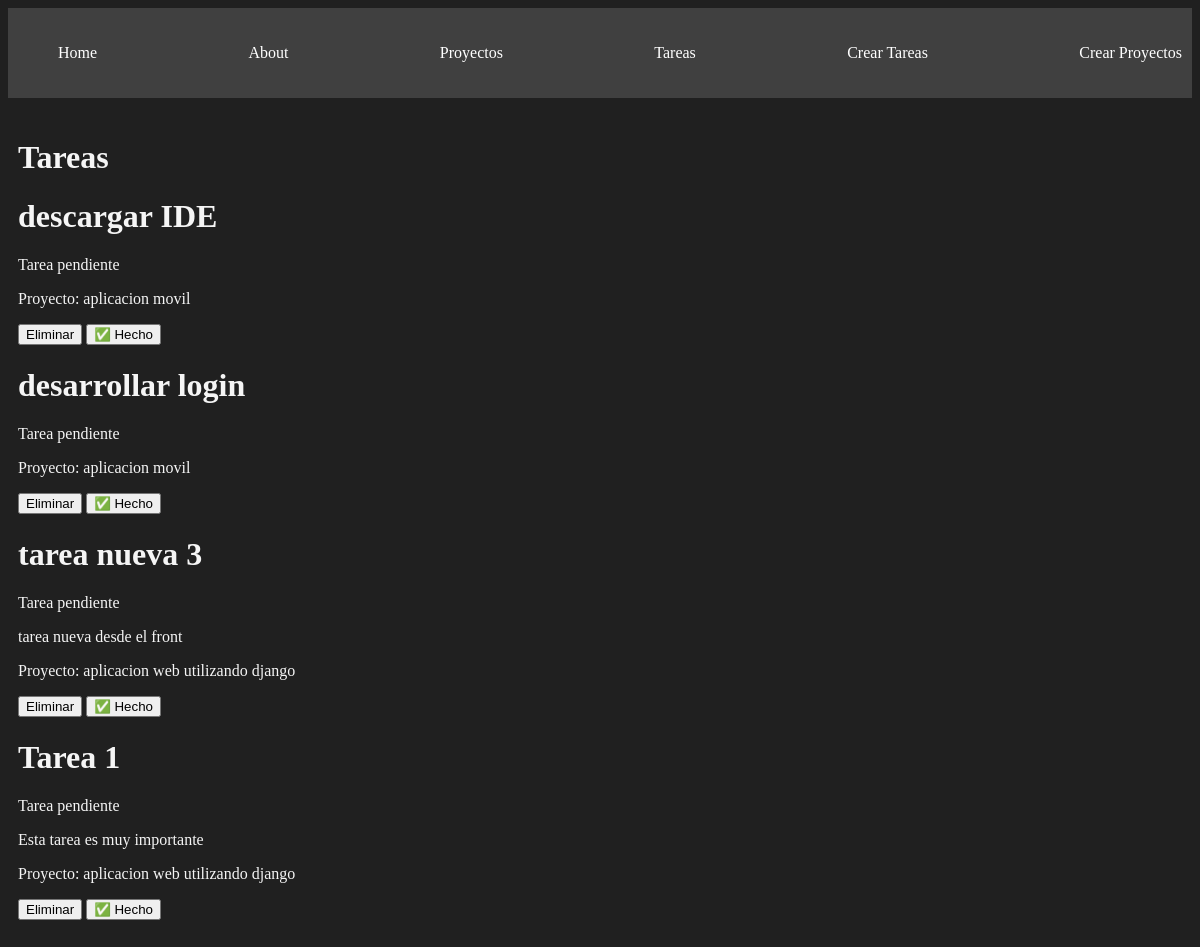
Page /tareas/ on the earlier database version.
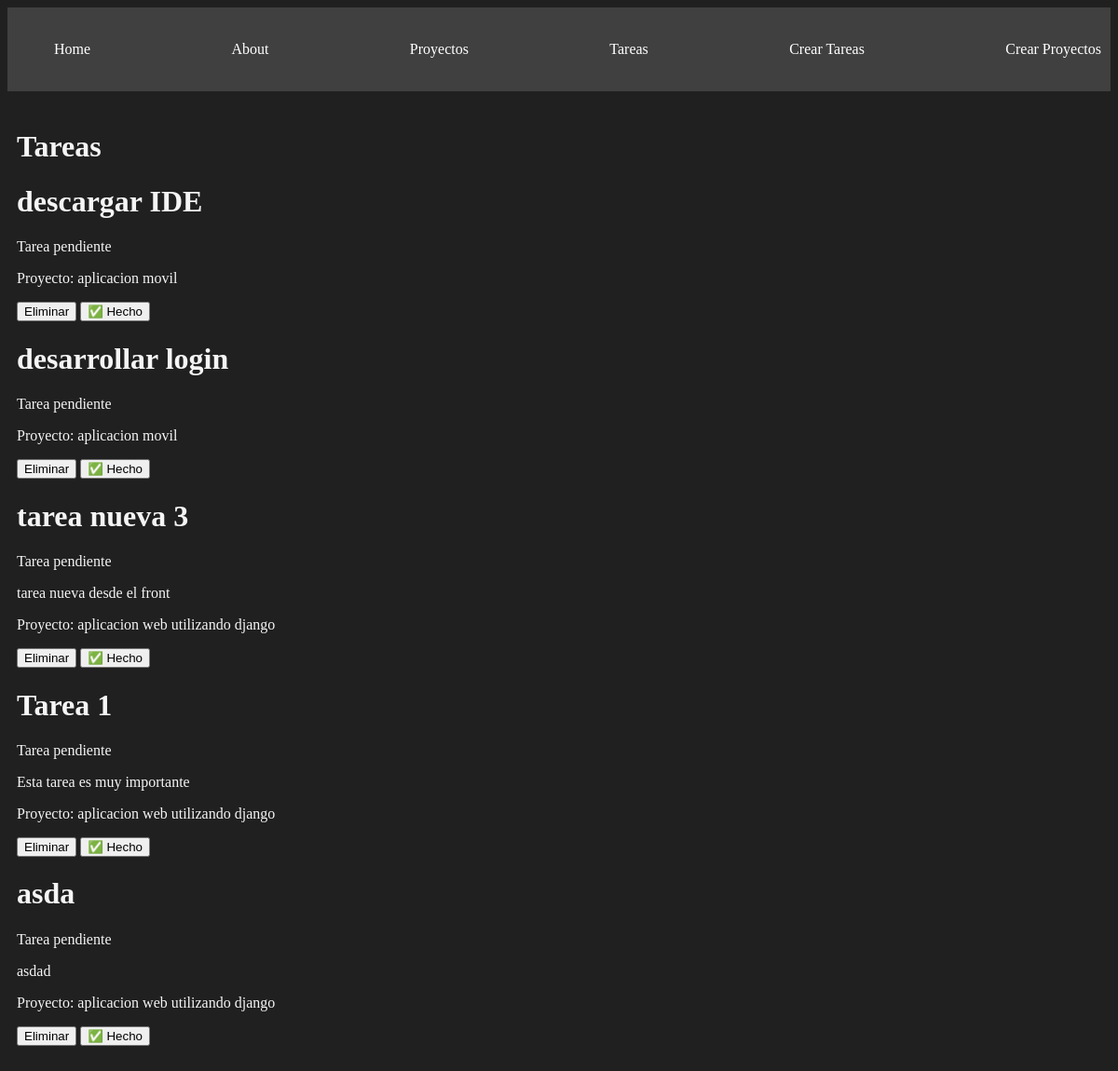
Same page on the later database version.
### miapp/models.py (models this page shows, shortened)
class Tarea(models.Model):
    titulo = models.CharField(max_length=200)
    descripcion = models.TextField()
    proyecto = models.ForeignKey(Proyecto, on_delete=models.CASCADE)
    hecho = models.BooleanField(default=False) # De esta manera coloco un booleano para saber si la tarea fue hecha o no.

class Proyecto(models.Model):
    nombre = models.CharField(max_length=200)

### miapp/views.py (the view)
# urls.py: path('tareas/',views.tareas, name='tareas'),
def tareas(request):
    tareas = Tarea.objects.all()
    return render(request, 'tareas/tarea.html', {
         'tareas' : tareas
    })

### miapp/templates/tareas/tarea.html
{% extends 'layouts/base.html' %}
{% block content %}
<h1>
    Tareas
</h1>
{% for tarea in tareas %}
<h1>{{ tarea.titulo }}</h1>
{% if tarea.hecho == False %}
<p>Tarea pendiente</p>
{% else %}
<p>Tarea realizada</p>
{% endif %}
<p>{{ tarea.descripcion }}</p>
<p>Proyecto: {{ tarea.proyecto.nombre }}</p>
<button>
    Eliminar
</button>
<button>
    ✅ Hecho
</button>
{% endfor %}
{% endblock %}

Differences in the rows shown:
added Tarea: titulo "asda", hecho "Tarea pendiente", descripcion "asdad", proyecto.nombre "aplicacion web utilizando django"
